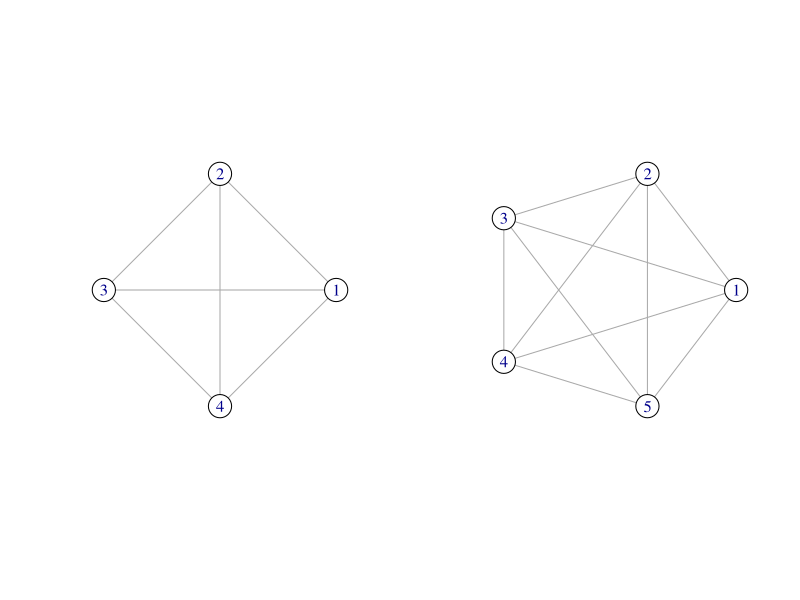
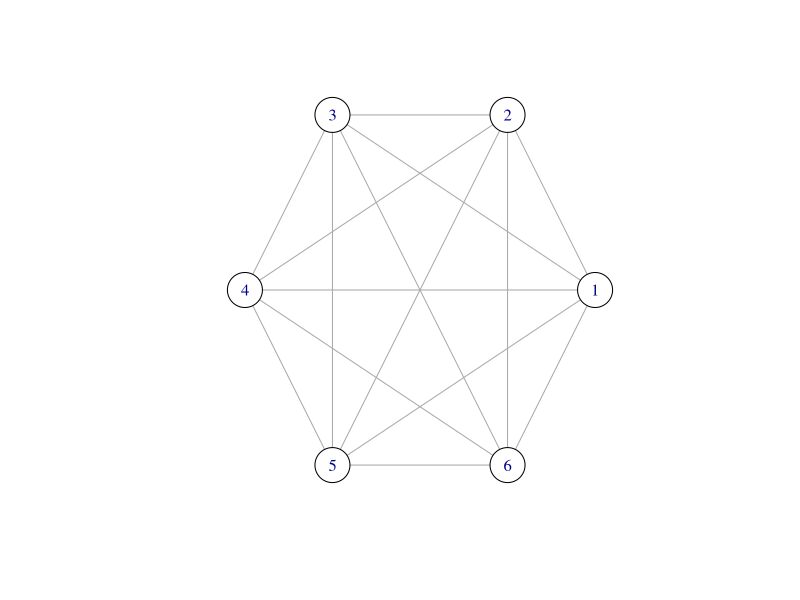
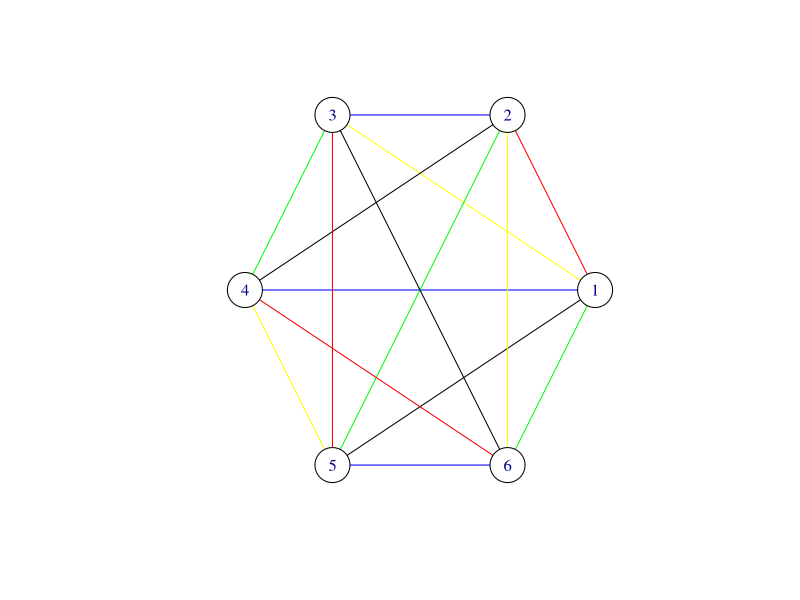

Generate these figures, in order, with R:
## ---- chunk 1
library(igraph)
g <- make_full_graph(4)
h <- make_full_graph(5)

par(mfrow = c(1, 2))

plot(g, layout = layout_in_circle(g), vertex.color = "white", vertex.size = 20)
plot(h, layout = layout_in_circle(h), vertex.color = "white", vertex.size = 20)
## ---- chunk 2
g <- make_full_graph(6)

par(mfrow = c(1, 1))

plot(g, layout = layout_in_circle(g), vertex.color = "white", vertex.size = 20)
## ---- chunk 3
E(g)[c(1, 11, 14)]$color <- "red"
E(g)[c(3, 6, 15)]$color <- "blue"
E(g)[c(5, 8, 10)]$color <- "green"
E(g)[c(2, 9, 13)]$color <- "yellow"
E(g)[c(4, 7, 12)]$color <- "black"

plot(g, layout = layout_in_circle(g), vertex.color = "white", vertex.size = 20)
